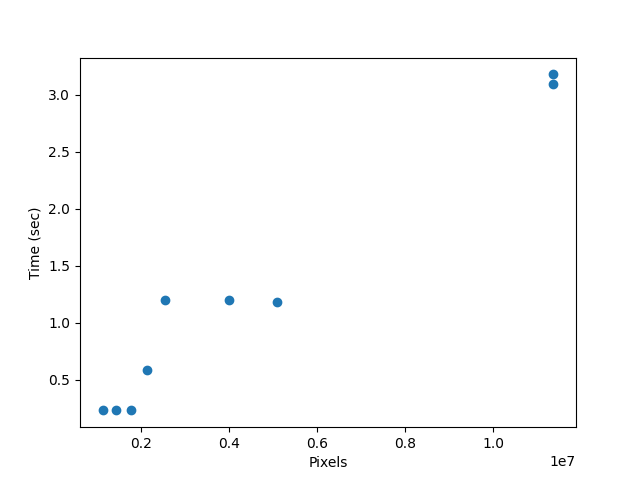

Python code for this plot:
import os

import click
import subprocess

from matplotlib import pyplot as plt
from tqdm import tqdm

from cv2 import cv2


@click.command()
@click.option(
    "--images_path",
    type=click.Path(exists=True),
    required=True,
    help="Path to the images",

)
def main(images_path: click.Path):
    images = [
        file for file in os.listdir(str(images_path))
        if os.path.isfile(os.path.join(str(images_path), file))
    ]

    x = []
    y = []

    for image in tqdm(images):
        image_path = os.path.join(str(images_path), image)

        result = subprocess.run(
            ["python3", "main.py", "--image_path", image_path, "--output_path", "/dev/null/lol.png"],
            stdout=subprocess.PIPE
        )

        img = cv2.imread(image_path)
        pixels = img.shape[0] * img.shape[1]

        x.append(pixels)
        y.append(float(result.stdout))

    plt.xlabel("Pixels")
    plt.ylabel("Time (sec)")

    plt.scatter(x, y)
    plt.savefig(fname="benchmark")


if __name__ == "__main__":
    main()